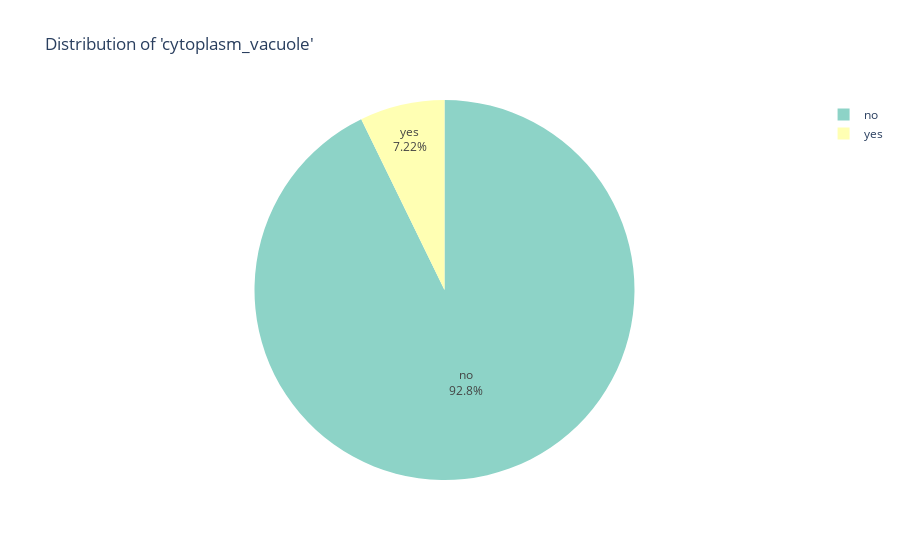

The notebook cell this image was saved under:
### Code cell
print(dev_data["cytoplasm_vacuole"].unique())
plot_column_distribution_pie(dev_data, "cytoplasm_vacuole")

### Figure 1 — Plotly figure (JSON) as saved in the notebook; plotly's stock layout.template omitted (floating-point values rounded to 4 significant figures)
{"data": [{"domain": {"x": [0, 1], "y": [0, 1]}, "hovertemplate": "Cytoplasm_vacuole=%{label}<br>Count=%{value}<extra></extra>", "labels": ["no", "yes"], "legendgroup": "", "name": "", "showlegend": true, "textinfo": "percent+label", "textposition": "inside", "type": "pie", "values": [4639, 361]}], "layout": {"legend": {"tracegroupgap": 0}, "piecolorway": ["rgb(141,211,199)", "rgb(255,255,179)", "rgb(190,186,218)", "rgb(251,128,114)", "rgb(128,177,211)", "rgb(253,180,98)", "rgb(179,222,105)", "rgb(252,205,229)", "rgb(217,217,217)", "rgb(188,128,189)", "rgb(204,235,197)", "rgb(255,237,111)"], "showlegend": true, "title": {"text": "Distribution of 'cytoplasm_vacuole'"}}}
